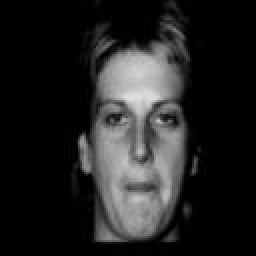
%> input picture 1/1a.bmp, 128 x 128 px (shown 2 times larger); the run also reads 1 picture not shown here
$ octave --eval "result = classifyImage(im2double(imread('1/1a.bmp')));"   (GNU Octave 9; MATLAB toolbox functions it lacks are replaced by stand-ins)
%> lines starting %> are read from the running program, lines starting %| are printed output that depends on the picture
% Read input image
% Output the index of the image's class and the class's representative
function [class, outputImage] = classifyImage(inputImage)

%% Read all training set
[im1a, map1] = imread('eig/1a.bmp');
%> im1a: size 128x128 uint8; min 0, max 112, mean 17.3
%> map1 = 128 rows, first 12: [0 0 0; 0.00784 0.00784 0.00784; 0.0157 0.0157 0.0157; 0.0235 0.0235 0.0235; 0.0314 0.0314 0.0314; 0.0392 0.0392 0.0392; 0.0471 0.0471 0.0471; 0.0549 0.0549 0.0549; 0.0627 0.0627 0.0627; 0.0706 0.0706 0.0706; 0.0784 0.0784 0.0784; 0.0863 0.0863 0.0863]
im1 = ind2rgb(im1a,map1);
im1 = rgb2gray(im1);
%> im1: size 128x128 double
[im2a, map2] = imread('eig/2a.bmp');
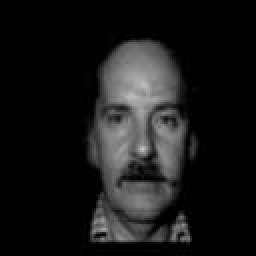
%> input picture eig/2a.bmp, 128 x 128 px (shown 2 times larger)
%> im2a is the input picture: size 128x128 uint8; min 0, max 199, mean 23.7
%> map2 = 256 rows, first 12: [0 0 0; 0.00392 0.00392 0.00392; 0.00784 0.00784 0.00784; 0.0118 0.0118 0.0118; 0.0157 0.0157 0.0157; 0.0196 0.0196 0.0196; 0.0235 0.0235 0.0235; 0.0275 0.0275 0.0275; 0.0314 0.0314 0.0314; 0.0353 0.0353 0.0353; 0.0392 0.0392 0.0392; 0.0431 0.0431 0.0431]
im2 = ind2rgb(im2a,map2);
im2 = rgb2gray(im2);
%> im2: size 128x128 double
[im3a, map3] = imread('eig/3A.BMP');
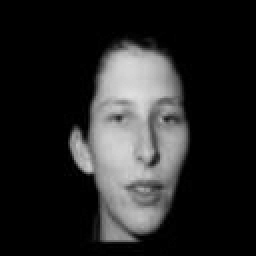
%> input picture eig/3A.BMP, 128 x 128 px (shown 2 times larger)
%> im3a: size 128x128 uint8; min 0, max 111, mean 19.1
%> map3 has the same summary as map1
im3 = ind2rgb(im3a,map3);
im3 = rgb2gray(im3);
%> im3: size 128x128 double
[im4a, map4] = imread('eig/4A.BMP');
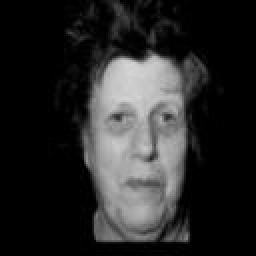
%> input picture eig/4A.BMP, 128 x 128 px (shown 2 times larger)
%> im4a: size 128x128 uint8; min 0, max 106, mean 19.9
%> map4 has the same summary as map1
im4 = ind2rgb(im4a,map4);
im4 = rgb2gray(im4);
%> im4: size 128x128 double
[im5a, map5] = imread('eig/5A.BMP');
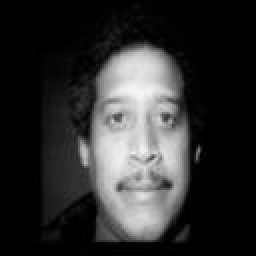
%> input picture eig/5A.BMP, 128 x 128 px (shown 2 times larger)
%> im5a: size 128x128 uint8; min 0, max 122, mean 23.4
%> map5 has the same summary as map1
im5 = ind2rgb(im5a,map5);
im5 = rgb2gray(im5);
%> im5: size 128x128 double
[im6a, map6] = imread('eig/6A.BMP');
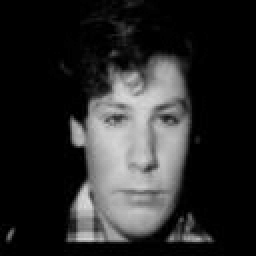
%> input picture eig/6A.BMP, 128 x 128 px (shown 2 times larger)
%> im6a: size 128x128 uint8; min 0, max 109, mean 20.8
%> map6 has the same summary as map1
im6 = ind2rgb(im6a,map6);
im6 = rgb2gray(im6);
%> im6: size 128x128 double

%% Initialize variables
I = [im1,im2,im3,im4,im5,im6];
N = 6;
[rows cols]=size(im1);
%> rows = 128; cols = 128


%% Compute Average image
average_face = zeros(size(im1));
for i=1:6
    average_face = average_face + I(:,(i*128 -127):(i*128));
end
average_face = average_face/6;

%% Normalize training images
normalized_images = [];

for i=1:N
    norm_img = I(:,(i*128 -127):(i*128)) - average_face;
    normalized_images = [normalized_images, norm_img];
end

%% Reduce images to column vectors
D = [];
for i=1:N
    d = [];
    img = normalized_images(:,(i*128 -127):(i*128));
    for row=1:rows
        d = [d,img(row,:)];
    end
    % Get normalized images as column vector
    d = transpose(d);
    D = [D,d];
end

%% Covariance matrix and SVD

%C = D*transpose(D);
C_prime = transpose(D)*D;
%> C_prime = [72 24.83 -7.77 -11.1 -14.58 -63.38; 24.83 219.8 -45.09 -29.71 -107.9 -61.95; -7.77 -45.09 84.91 -10.3 21.61 -43.37; -11.1 -29.71 -10.3 66.13 2.18 -17.19; -14.58 -107.9 21.61 2.18 134 -35.29; -63.38 -61.95 -43.37 -17.19 -35.29 221.2]

% U and V containg singular vectos
% S contains singular values
[U,S,V] = svd(D);
%> V = [-0.21 -0.196 0.109 0.186 0.839 -0.408; -0.782 0.199 -0.0466 0.183 -0.382 -0.408; 0.114 -0.293 -0.754 -0.403 -0.0507 -0.408; 0.0711 -0.0805 0.619 -0.648 -0.137 -0.408; 0.4 -0.431 0.161 0.582 -0.349 -0.408; 0.407 0.802 -0.0886 0.101 0.0798 -0.408]


%% Calculate eigenvalues of C'
% Square of singular values = eigenvalues in first n rows/columns
eig_values_C_matrix = S*transpose(S);

% List of eigenvalues of C
eig_values_C = [];
for i=1:N
    eig_values_C = [eig_values_C,eig_values_C_matrix(i,i)];
end
%> this loop made 6 passes
%> eig_values_C on passes 1 to 6: 323.2, [323.2 257.9], [323.2 257.9 81.99], [323.2 257.9 81.99 71.98], [323.2 257.9 81.99 71.98 63], [323.2 257.9 81.99 71.98 63 2.24e-26]

%% Calculate eigenvectors of C
% List of eigenvectors of C
eigenvectors = [];

for i=1:6
    ui = (1/sqrt(eig_values_C(1,i)))*(D*V(:,i));
    % Add eigenface as column vector to matrix of eigenfaces
    eigenvectors = [eigenvectors,ui];
end

%% Show and store eigenfaces;
eigenfaces = [];

%figure;
%hold on;
%title('Eigenfaces','fontsize',18)
for i=1:size(eigenvectors,2)
    img=reshape(eigenvectors(:,i),cols,rows);
    img=img';
    img=histeq(img,255);
    % [6 lines of commented-out code are left out]
    eigenfaces = [eigenfaces, img];
end
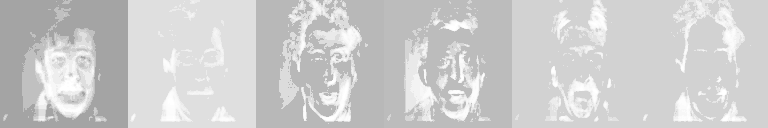
%> eigenfaces: size 128x768 double; min 0.646, max 1, mean 0.809
%hold off;

%% Load new image to classify
% The input image should already be in grayscale
imX = inputImage;

%% Normalize image as column vector and get average face column vector

% Subtract average face
imX = imX - average_face;

% Get column vector of normalized and average images
normalised_imgX = [];
average_face_vector = [];
for row=1:rows
    normalised_imgX = [normalised_imgX,imX(row,:)];
    average_face_vector = [average_face_vector,average_face(row,:)];
end
normalised_imgX = transpose(normalised_imgX);
average_face_vector = transpose(average_face_vector);

%% Project input image onto eigenvector space
p = [];
eigs=size(eigenvectors,2);
%> eigs = 6
for i = 1:eigs
    projection = dot(normalised_imgX,eigenvectors(:,i));
    p = [p; projection];
end
%> this loop made 6 passes
%> (projection, p) on passes 1 to 6: (-15.77, -15.77), (3.89, [-15.77; 3.89]), (-0.152, [-15.77; 3.89; -0.152]), (1.33, [-15.77; 3.89; -0.152; 1.33]), (3.73, [-15.77; 3.89; -0.152; 1.33; 3.73]), (9.01, [-15.77; 3.89; -0.152; 1.33; 3.73; 9.01])

%% Reconstruct image
ReshapedImage = average_face_vector + eigenvectors(:,:)*p; %add average and
ReshapedImage = reshape(ReshapedImage,cols,rows);
ReshapedImage = ReshapedImage';
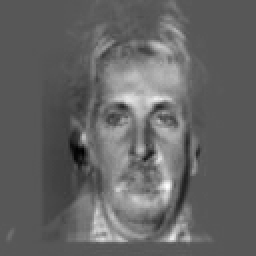
%> ReshapedImage: size 128x128 double (shown 2 times larger); min -0.482, max 0.919, mean 0.0713; mean of the top-left, top-right, bottom-left and bottom-right quarters 0.0291, 0.113, 0.0559, 0.0876; drawn with min black and max white

%% Show the reconstructed image
% [5 lines of commented-out code are left out]

%% Calculate distances and classify the input image

% Principal components of the training set
principal_components = transpose(eigenvectors)*D;
%> principal_components = [-3.77 -14.07 2.05 1.28 7.2 7.31; -3.15 3.19 -4.71 -1.29 -6.92 12.88; 0.991 -0.422 -6.83 5.6 1.46 -0.802; 1.58 1.55 -3.42 -5.5 4.94 0.854; 6.66 -3.03 -0.403 -1.08 -2.77 0.634; 1.43 5.39 -6.53 2.04 -8.79 6.46]
% Input image score
score = transpose(eigenvectors)*normalised_imgX;
%> score = [-15.77; 3.89; -0.152; 1.33; 3.73; 9.01]

% Distances of input image from principal components
distances = [];
minDist = 0;
minDistIndex = 1;
for i=1:N
    column = principal_components(:,i);
    d = 0;
    for j=1:N
        d = d + (column(j,1)-score(j,1))^2;
    end
    d = sqrt(d);
    distances = [distances, d];
    % Get class with minimum distance
    if(i==1)
        minDist = d;
    else
        if(d<minDist)
            minDist = d;
            minDistIndex = i;
        end
    end
end
%> this loop made 6 passes
%> (column, d, distances, minDist) on passes 1 to 2: ([-3.77; -3.15; 0.991; 1.58; 6.66; 1.43], 16.15, 16.15, 16.15), ([-14.07; 3.19; -0.422; 1.55; -3.03; 5.39], 7.9, [16.15 7.9], 7.9)
%> (column, d, distances) on passes 3 to 6: ([2.05; -4.71; -6.83; -3.42; -0.403; -6.53], 26.78, [16.15 7.9 26.78]), ([1.28; -1.29; 5.6; -5.5; -1.08; 2.04], 21.65, [16.15 7.9 26.78 21.65]), ([7.2; -6.92; 1.46; 4.94; -2.77; -8.79], 31.92, [16.15 7.9 26.78 21.65 31.92]), ([7.31; 12.88; -0.802; 0.854; 0.634; 6.46], 25.1, [16.15 7.9 26.78 21.65 31.92 25.1])
%> after the loop, minDistIndex = 2

class = minDistIndex;
%> class = 2
outputImage = I(:,(class*128 -127):(class*128));

end
